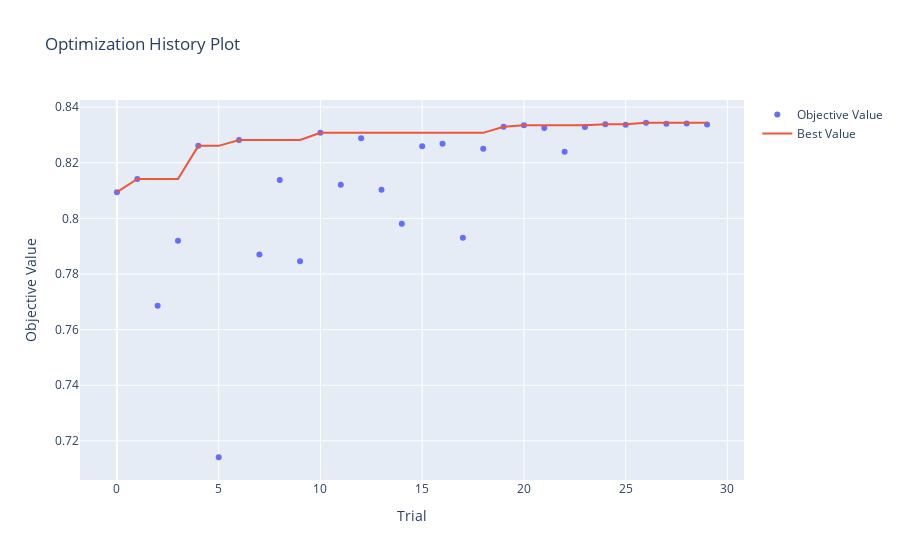

The cell this chart's notebook holds for it:
### Code cell
import optuna.visualization as vis
vis.plot_optimization_history(study)

### Figure 1 — Plotly figure (JSON) as saved in the notebook; plotly's stock layout.template omitted (floating-point values rounded to 4 significant figures)
{"data": [{"mode": "markers", "name": "Objective Value", "type": "scatter", "x": [0, 1, 2, 3, 4, 5, 6, 7, 8, 9, 10, 11, 12, 13, 14, 15, 16, 17, 18, 19, 20, 21, 22, 23, 24, 25, 26, 27, 28, 29], "y": [0.8094, 0.8142, 0.7686, 0.7919, 0.8261, 0.7141, 0.8282, 0.787, 0.8138, 0.7846, 0.8307, 0.8121, 0.8288, 0.8103, 0.798, 0.8259, 0.8268, 0.793, 0.825, 0.8329, 0.8335, 0.8325, 0.8239, 0.8329, 0.8338, 0.8336, 0.8344, 0.834, 0.8341, 0.8337]}, {"mode": "lines", "name": "Best Value", "type": "scatter", "x": [0, 1, 2, 3, 4, 5, 6, 7, 8, 9, 10, 11, 12, 13, 14, 15, 16, 17, 18, 19, 20, 21, 22, 23, 24, 25, 26, 27, 28, 29], "y": [0.8094, 0.8142, 0.8142, 0.8142, 0.8261, 0.8261, 0.8282, 0.8282, 0.8282, 0.8282, 0.8307, 0.8307, 0.8307, 0.8307, 0.8307, 0.8307, 0.8307, 0.8307, 0.8307, 0.8329, 0.8335, 0.8335, 0.8335, 0.8335, 0.8338, 0.8338, 0.8344, 0.8344, 0.8344, 0.8344]}, {"marker": {"color": "#cccccc"}, "mode": "markers", "name": "Infeasible Trial", "showlegend": false, "type": "scatter", "x": [], "y": []}], "layout": {"title": {"text": "Optimization History Plot"}, "xaxis": {"title": {"text": "Trial"}}, "yaxis": {"title": {"text": "Objective Value"}}}}
